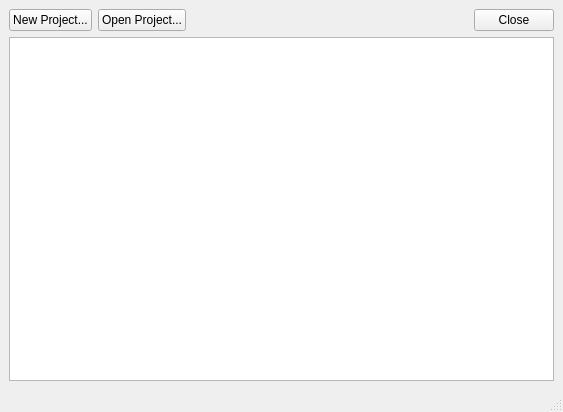
<?xml version="1.0" encoding="UTF-8"?>
<ui version="4.0">
 <class>MainWindow</class>
 <widget class="QMainWindow" name="MainWindow">
  <property name="geometry">
   <rect>
    <x>0</x>
    <y>0</y>
    <width>563</width>
    <height>412</height>
   </rect>
  </property>
  <property name="windowTitle">
   <string>Subify</string>
  </property>
  <widget class="QWidget" name="cwMain">
   <layout class="QVBoxLayout" name="verticalLayout">
    <item>
     <layout class="QHBoxLayout" name="hlButtons">
      <item>
       <widget class="QPushButton" name="btnNewProject">
        <property name="text">
         <string>New Project...</string>
        </property>
       </widget>
      </item>
      <item>
       <widget class="QPushButton" name="btnOpenProject">
        <property name="text">
         <string>Open Project...</string>
        </property>
       </widget>
      </item>
      <item>
       <spacer name="horizontalSpacer">
        <property name="orientation">
         <enum>Qt::Horizontal</enum>
        </property>
        <property name="sizeHint" stdset="0">
         <size>
          <width>40</width>
          <height>20</height>
         </size>
        </property>
       </spacer>
      </item>
      <item>
       <widget class="QPushButton" name="btnClose">
        <property name="text">
         <string>Close</string>
        </property>
       </widget>
      </item>
     </layout>
    </item>
    <item>
     <layout class="QHBoxLayout" name="hlLogo">
      <item>
       <widget class="QGraphicsView" name="gvLogo"/>
      </item>
     </layout>
    </item>
   </layout>
  </widget>
  <widget class="QStatusBar" name="statusbar"/>
 </widget>
 <resources/>
 <connections/>
</ui>
